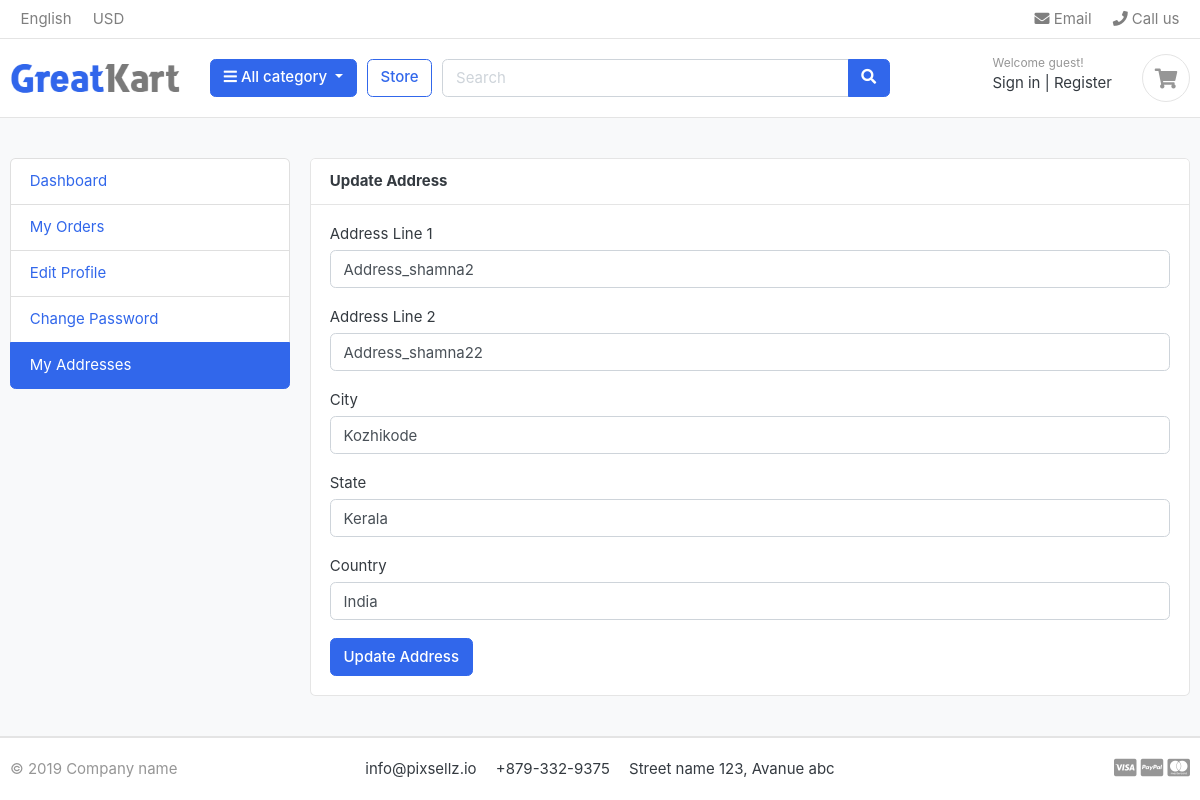
Page /myaccounts/addresses/1/update/ on the committed database.
### accounts/models.py (models this page shows, shortened)
class Address(models.Model):
    user = models.ForeignKey(Account, on_delete=models.CASCADE)
    address_line_1 = models.CharField(max_length=100)
    address_line_2 = models.CharField(max_length=100, blank=True)
    city = models.CharField(max_length=20)
    state = models.CharField(max_length=20)
    country = models.CharField(max_length=20)

### accounts/views.py (the view, shortened to what this page needs)
# urls.py: path('addresses/<pk>/update/', views.address_update, name='address_update'),
def address_update(request, pk):
    address = Address.objects.get(pk=pk)
    context = {
        'address': address,
    }
    return render(request, 'greatkart/accounts/addresses/address_update.html', context)

### carts/context_processors.py (called while the page is built)
def counter(request):
    cart_count=0
    if 'admin' in request.path:
        return []
    else:
        try:
            cart = Cart.objects.filter(cart_id=_cart_id(request))
            if request.user.is_authenticated:
                cart_items = CartItem.objects.all().filter(user=request.user)
            else:
                cart_items =CartItem.objects.filter(cart=cart[:1])
            for cart_item in cart_items:
                cart_count += cart_item.quantity
        except Cart.DoesNotExist:
            cart_count=0
    return dict(cart_count=cart_count)

### carts/views.py (called while the page is built)
def _cart_id(request):
    cart = request.session.session_key
    if not cart:
        cart = request.session.create()
    return cart

### category/context_processors.py (called while the page is built)
def menu_links(request):
    links = Category.objects.all()
    return dict(links=links)

### category/models.py (called while the page is built)
    def get_url(self):
            return reverse('products_by_category',args=[self.slug])

### templates/greatkart/accounts/addresses/address_update.html (shortened to what this page needs)
{% extends 'greatkart/base.html' %}
{% load static %}
{% block content %}
<section class="section-conten padding-y bg">
    <div class="container">
      <div class="row">
        {% include "greatkart/includes/dashboard_sidebar.html" %}
        <main class="col-md-9">
          <article class="card">
            <header class="card-header">
              <strong class="d-inline-block mr-3">Update Address</strong>
            </header>
            <div class="card-body">
              <form method="post" action="{% url 'address_update' address.pk %}">
                <div class="form-group">
                  <label for="address_line_1">Address Line 1</label>
                  <input type="text" class="form-control" id="address_line_1" name="address_line_1" value="{{ address.address_line_1 }}" required>
                </div>
                <div class="form-group">
                  <label for="address_line_2">Address Line 2</label>
                  <input type="text" class="form-control" id="address_line_2" name="address_line_2" value="{{ address.address_line_2 }}">
                </div>
                <div class="form-group">
                  <label for="city">City</label>
                  <input type="text" class="form-control" id="city" name="city" value="{{ address.city }}" required>
                </div>
                <div class="form-group">
                  <label for="state">State</label>
                  <input type="text" class="form-control" id="state" name="state" value="{{ address.state }}" required>
                </div>
                <div class="form-group">
                  <label for="country">Country</label>
                  <input type="text" class="form-control" id="country" name="country" value="{{ address.country }}" required>
                </div>
                <button type="submit" class="btn btn-primary">Update Address</button>
              </form>
            </div>
          </article>
        </main>
      </div>
    </div>
  </section>
{% endblock %}

### static/greatkart/css/ui.css (style rules this page uses)
html { font-family: "Inter", sans-serif; font-size: 15px; }
.padding-y { padding-top: 40px; padding-bottom: 40px; }
article:after, .form-group:after { display: block; clear: both; content: ""; }
.bg { background-color: #f8f9fa; }

### rows in the picture
Address: address_line_1 "Address_shamna2", address_line_2 "Address_shamna22", city "Kozhikode", state "Kerala", country "India"
